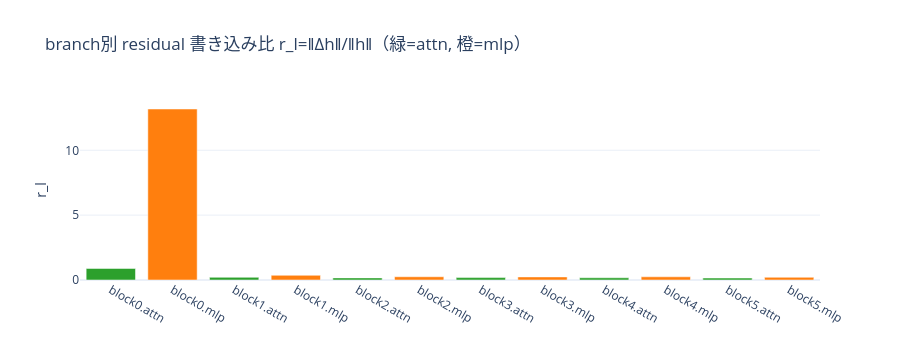

The code cell stored with this chart in its notebook:
### Code cell
# branch別 residual 書き込み比 r_l を最終モデルの forward trace から
from jp_llm_lab.reporting.analysis_artifacts import _load_model, _load_tokenizer
from jp_llm_lab.instrumentation.activation_stats import residual_update_ratios
model = _load_model(sorted(M2_RUN.glob("checkpoints/*100pct*.pt"))[0])
tok = _load_tokenizer(M2_RUN)
ids = torch.tensor([tok.encode("日本の首都は東京です。私はその街に住んでいます。")[:64]])
trace = model.trace_forward(ids)
ratios = residual_update_ratios(trace, n_layers=model.cfg.n_layers)
names = list(ratios)
fig = go.Figure(go.Bar(x=names, y=[ratios[n] for n in names],
                       marker_color=["#2ca02c" if "attn" in n else "#ff7f0e" for n in names]))
fig.update_layout(title="branch別 residual 書き込み比 r_l=‖Δh‖/‖h‖（緑=attn, 橙=mlp）",
                  yaxis_title="r_l", template="plotly_white", height=360)
fig.show()

### Figure 1 — Plotly figure (JSON) as saved in the notebook; plotly's stock layout.template omitted (floating-point values rounded to 4 significant figures)
{"data": [{"marker": {"color": ["#2ca02c", "#ff7f0e", "#2ca02c", "#ff7f0e", "#2ca02c", "#ff7f0e", "#2ca02c", "#ff7f0e", "#2ca02c", "#ff7f0e", "#2ca02c", "#ff7f0e"]}, "type": "bar", "x": ["block0.attn", "block0.mlp", "block1.attn", "block1.mlp", "block2.attn", "block2.mlp", "block3.attn", "block3.mlp", "block4.attn", "block4.mlp", "block5.attn", "block5.mlp"], "y": [0.8917, 13.19, 0.2069, 0.3616, 0.1631, 0.2502, 0.185, 0.2384, 0.1704, 0.247, 0.1506, 0.2073]}], "layout": {"height": 360, "title": {"text": "branch別 residual 書き込み比 r_l=‖Δh‖/‖h‖（緑=attn, 橙=mlp）"}, "yaxis": {"title": {"text": "r_l"}}}}
